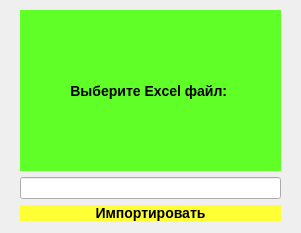
<?xml version="1.0" encoding="UTF-8"?>
<ui version="4.0">
 <class>firstwindow</class>
 <widget class="QWidget" name="firstwindow">
  <property name="geometry">
   <rect>
    <x>0</x>
    <y>0</y>
    <width>301</width>
    <height>233</height>
   </rect>
  </property>
  <property name="windowTitle">
   <string>Form</string>
  </property>
  <property name="layoutDirection">
   <enum>Qt::LeftToRight</enum>
  </property>
  <property name="styleSheet">
   <string notr="true">
QPushButton{
background-color: rgb(255, 255, 53);
width:100px;
length:200px;
font-size: 14px;
font-weight:bold;
border:none;
text-align:center;
}
QPushButton:hover{
background-color:silver;
}
QPushButton:pressed{
background-color:rgb(96, 255, 39);
}
QLabel{
background-color:rgb(96, 255, 39);
width:100px;
length:200px;
font-size: 14px;
font-weight:bold;
border:none;
text-align:center;
}

</string>
  </property>
  <widget class="QWidget" name="verticalLayoutWidget">
   <property name="geometry">
    <rect>
     <x>20</x>
     <y>10</y>
     <width>261</width>
     <height>211</height>
    </rect>
   </property>
   <layout class="QVBoxLayout" name="verticalLayout">
    <item>
     <widget class="QLabel" name="label">
      <property name="layoutDirection">
       <enum>Qt::LeftToRight</enum>
      </property>
      <property name="styleSheet">
       <string notr="true">QLabel {
text-align: center
}
</string>
      </property>
      <property name="text">
       <string>             Выберите Excel файл:</string>
      </property>
     </widget>
    </item>
    <item>
     <widget class="QLineEdit" name="lineEdit"/>
    </item>
    <item>
     <widget class="QPushButton" name="pushButton">
      <property name="text">
       <string>Импортировать</string>
      </property>
     </widget>
    </item>
   </layout>
  </widget>
 </widget>
 <resources/>
 <connections/>
</ui>
